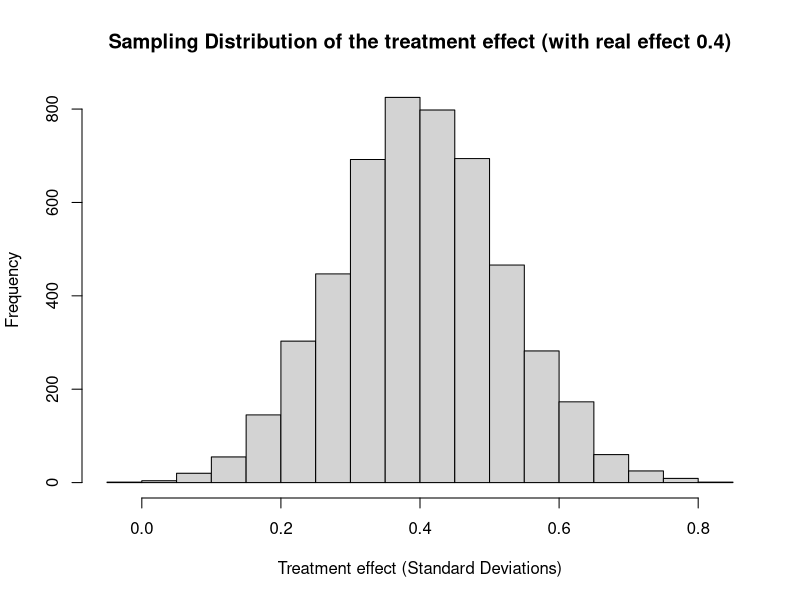

Write the R code that produced this figure.
## ---- chunk 1
library(data.table)
rm(list = ls())
## ---- chunk 2

# Number of grades
nGrades <- 3
# Number of classrooms per grade 
nClassrooms <- 4
# Number of classes per grade to treat
nClassTreat <- 2
# Number of students per classroom 
nStudents <- 20

## ---- chunk 3

simPowerData <- function(nGrades = 6,
                         nClassrooms = 4,
                         nClassTreat = 2,
                         nStudents = 20,
                         te = 1, 
                         calcSE=TRUE, 
                         returnT = TRUE) {
 
   
  # Assume there is a linear relationship between grade level and outcome to control.  
  # Alpha is the coefficient on the grade level 
  alpha <- 1

  # Total number of kids participating
  N <- nGrades*nClassrooms*nStudents
  
  # Number of classes per grade that get left to control
  nClassControl <- nClassrooms - nClassTreat
  
  # Create an vector with grade values (K=0)
  allGrades <- c(0:(nGrades-1))
  
  # Create columns for grade and classroom IDS
  gradeIDs <- rep(0:(nGrades-1), each = nClassrooms*nStudents)
  classroomIDs <- rep(1:(nGrades*nClassrooms), each = nStudents)
  
  # Create models of the outcome to control
  # including the variation between grades and classroom
  
  gradeLevelNoise <- alpha*allGrades
  classLevelNoise <- rnorm(n = nGrades*nClassrooms, mean = 0, sd = 0.2)
  
  # The outcome to control for individuals is the individual variation plus class level noise
  # plus grade level noise
  y0 <- rnorm(N, mean = 0, sd = 1) + gradeLevelNoise[gradeIDs+1] + classLevelNoise[classroomIDs]
  
  # Assume the treatment effect is one standard deviation
  y1 <- y0 + te
  
  # Create the treatment vectors
  
  # This statement is kind of ridiculous, but it creates a treatment vector for classrooms 
  # that is blocked on grades
  classTreat <- as.vector(replicate(nGrades, sample(c(rep(1, nClassTreat), rep(0, nClassControl)))))
  
  # Expand into the treatment vector for individual students
  studentTreat <- rep(classTreat, each=nStudents)
  
  # Create  a data table with all our subjects
  d = data.table(id = 1:N)
  d[,gradeIDS := gradeIDs]
  d[,classroomIDs := classroomIDs]
  d[,y0 := y0]
  d[,y1 := y1]
  d[,treat := studentTreat]
  d[,y := ifelse(treat==1, y1, y0)]
  
  ## ------------------------------------
  ## calc estimated ATE and outcome means
  ## ------------------------------------
  ate = d[ , mean(y[treat==1]) - mean(y[treat==0])]
  
  ## -----------------------------
  ## calculate the standard errors
  ## -----------------------------
  
  if(calcSE) {
    ## Initialize the standard error
    se <- 0
    for (i in 0:(nGrades-1)) {
      
      ## -----------------------------------------------------
      ## Calculate the clustered standard error for that grade 
      ## -----------------------------------------------------
      
      # Get the parameters
      kGrade <- nClassrooms
      NGrade <- nClassrooms*nStudents
      mGrade <- nClassTreat*nStudents
      
      ## Collect the means of y0 and y1 in every classroom in this grade
      uniqueclassrooms <- unique(d[ , classroomIDs[gradeIDs == i]])
      meanY0 <- c()
      meanY1 <- c()
      for (j in uniqueclassrooms) {
        meanY0 <- append(meanY0, mean(d[, y0[classroomIDs == j]]))
        meanY1 <- append(meanY1, mean(d[, y1[classroomIDs == j]]))
      }
      
      # Get the variance of the means
      varY0 <- var(meanY0)
      varY1 <- var(meanY1)
      covY0Y1 <- cov(meanY0,meanY1)
      
      # Clustered standard errors - Gerber and Green (3.22)
      seGrade <- sqrt( 1/(kGrade-1)*( mGrade*varY0/(NGrade-mGrade) + (NGrade-mGrade)*varY1/mGrade + 2*covY0Y1) )
      
      # Blocked standard errors - Gerber and Green (3.12) (under the sqrt)
      se <- se + (NGrade*seGrade/N)**2
    }
    
    se <- sqrt(se)
    t = ate/se
    ans <- c(ate,se)
    
    if(returnT)  {
      return(t)
    } else {
    return(ans)
    }
    
  } else {
    return(ate)
  }
}
## ---- chunk 4
myStats <- simPowerData(nGrades = 6,
                        nClassrooms = 4,
                        nClassTreat = 2,
                        nStudents = 20,
                        te=0.4,
                        calcSE=TRUE, 
                        returnT=FALSE)

cat("Real treatment effect = ", 0.4)
cat("Estimated treatment effect = ",myStats[1])
cat("Standard error = ",myStats[2])
## ---- chunk 5
# Number of trials to run
trials = 5000

# Get the sampling distribution
trialATEs <- replicate(trials, simPowerData(nGrades = 6,
                                            nClassrooms = 4,
                                            nClassTreat = 2,
                                            nStudents = 20,
                                            te=0.4, 
                                            calcSE=FALSE, 
                                            returnT=FALSE))

# Print a histogram
hist(trialATEs, main="Sampling Distribution of the treatment effect (with real effect 0.4)",
                xlab="Treatment effect (Standard Deviations)")

# ... and pull out the standard deviation
mySE <- sd(trialATEs)

cat("Estimated standard error =", mySE)
## ---- chunk 6
## To simulate this, just run it a bunch of times, gather up the t.stats
## from each run, and compare it to the critical value we're interested in.

# Here is the critical t-statistic we're interested in
critValue <- function(alpha, N) {
    critValue = qt(p = 1 - (alpha / 2), df = N)
    return(critValue)
}

cat("Critical t-statistic = ", critValue(0.05, nGrades*nClassrooms*nStudents))

## Wrap both these up into a nice little bow...
simPower <- function(sims, nGrades, nClassrooms,nClassTreat,nStudents,te) {
    res <-  replicate(n = sims, simPowerData(nGrades=nGrades,
                                             nClassrooms=nClassrooms,
                                             nClassTreat=nClassTreat,
                                             nStudents=nStudents,
                                             te=te, 
                                             calcSE=TRUE, 
                                             returnT=TRUE) )
    print(prop.table(table(res < critValue(alpha=0.05, N=nGrades*nClassrooms*nStudents))))
}

simPower(sims=1000, 
         nGrades=nGrades,
         nClassrooms=nClassrooms,
         nClassTreat=nClassTreat,
         nStudents=nStudents,
         te = 0.4)
